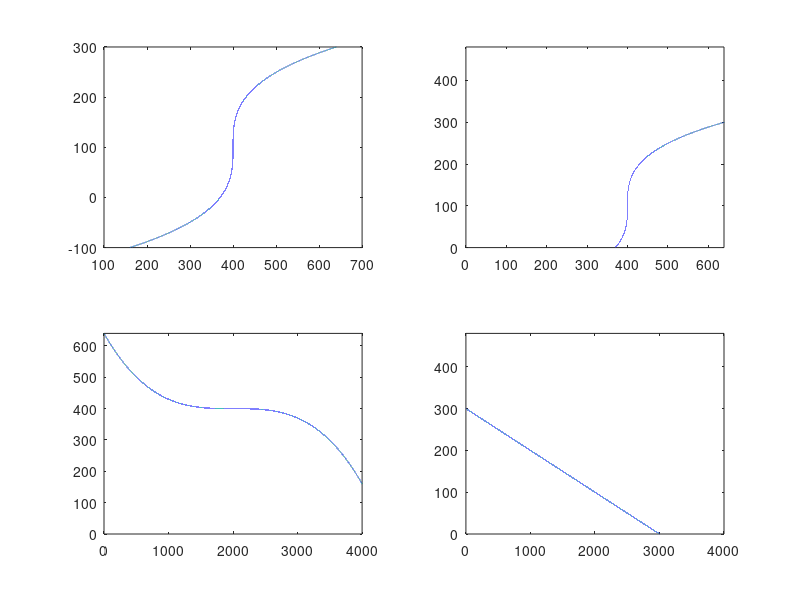

MATLAB code to generate this figure:
t = 0:0.1:4000;

XA =  400;  %639;
XB =  -0.00000003;     %-0.0002;
XC =  2000;  %0;
XD =  3;      %2;
x = XA + XB*(t - XC).^XD;

YA = 300;
YB = -0.1;
YC = 0;
YD = 1;
y = YA + YB*(t - YC).^YD;



figure(1)
subplot(2,2,1)
plot(x,y)
subplot(2,2,2)
plot (x,y)
xlim([0,639])
ylim([0,480])
subplot(2,2,3)
plot (t,x)
ylim([0,640])
subplot(2,2,4)
plot (t,y)
ylim([0,480])


disp(x(1))
disp(y(1))